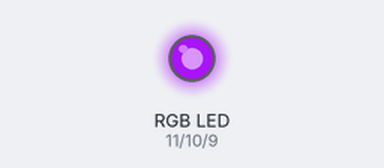
A sketch run on a simulated Arduino Uno, built with avr-gcc and run on an emulated ATmega328P. Shown: an RGB LED mixed from three pins (HIGH = lit). Dim RGB values are drawn brighter than linear; random numbers use the default seed unless the sketch sets one.

Above: at 0.15 s.
At 4.95 s:
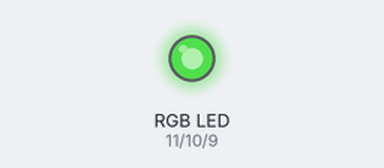
At 10.06 s:
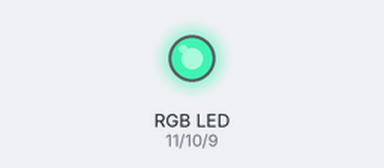
At 19.97 s:
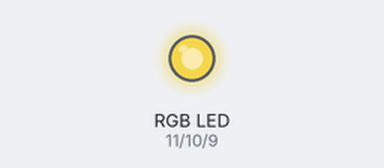
At 29.88 s:
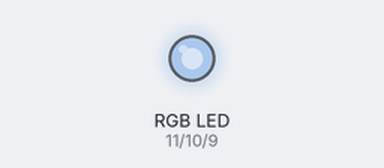
At 39.79 s:
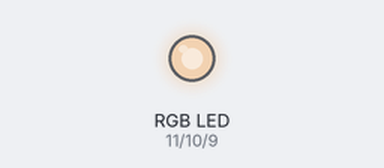
Timing chart, 0 to 40.0 s (numbered marks = the images above):
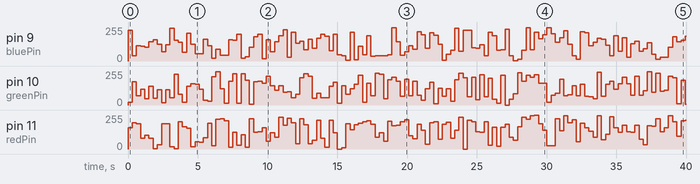

Measured:
- by itself, pin 9 (bluePin): 0/255 → 232/255 at 0.00 s, → 38/255 0.30 s later, → 114/255 0.30 s later, → 109/255 0.30 s later, … (134 changes in this stretch)
- by itself, pin 11 (redPin): 0/255 → 158/255 at 0.00 s, → 197/255 0.30 s later, → 188/255 0.30 s later, → 80/255 0.30 s later, … (134 changes in this stretch)

The sketch:

threeOneMulticolorLed.ino
```cpp
int redPin = 11;
int greenPin = 10;
int bluePin = 9;

void setup() {
  pinMode(redPin, OUTPUT);
  pinMode(greenPin, OUTPUT);
  pinMode(bluePin, OUTPUT);
}

void loop() {
  setColor(random(0, 255), random(0, 255), random(0, 255));
  delay(300);
}

void setColor(int red, int green, int blue)
{
  analogWrite(redPin, red);
  analogWrite(greenPin, green);
  analogWrite(bluePin, blue);
}
```
